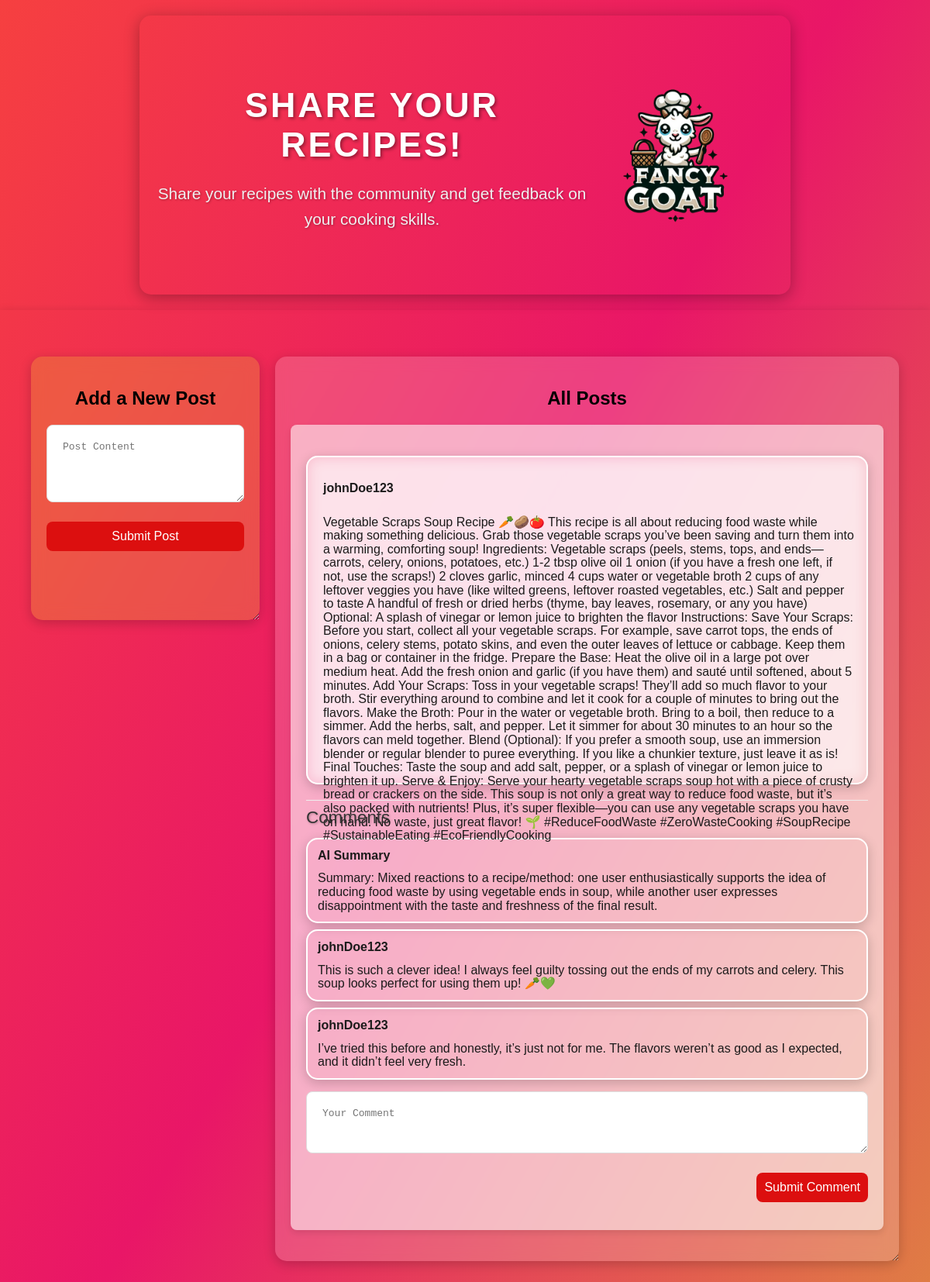
The app's page /community with its own data.
### tables this page shows
CREATE TABLE post(creator,content,id);

CREATE TABLE aisummary (id,content);

CREATE TABLE comment(id,creator,content);

### main.py (the view, shortened to what this page needs)
@app.route('/community',methods=['GET', 'POST'])
def community():
    conn = sqlite3.connect('user.db')
    conn.row_factory = sqlite3.Row
    cursor = conn.cursor()
    cursor.execute('SELECT * FROM post')
    posts = cursor.fetchall()
    comments = {}
    summaries = {}
    for post in posts:
        cursor.execute('SELECT * FROM comment WHERE id = ?', (post['id'],))
        comments[post["id"]] = cursor.fetchall()
        cursor.execute('SELECT content FROM aisummary WHERE id = ?', (post['id'],))
        summaries[post["id"]] = cursor.fetchone()
    conn.close()
    return render_template("community.html",posts=posts,comments=comments,summaries=summaries)

### templates/community.html (shortened to what this page needs)
<html lang="en">
<head>
  <link rel="stylesheet" href="static/community.css">
</head>
<body>
  <header>
    <div class="header-content">
      <div class="text-content">
        <h1>Share your recipes!</h1>
        <h3>Share your recipes with the community and get feedback on your cooking skills.</h3>
      </div>
      <div class="image-container">
        <a href="http://127.0.0.1:5000">
        <img src="static/logo.png" alt="">
      </a>
      </div>
    </div>
  </header>
  <main>
    <div class="card-container">
      <section class="transparent-card small">
        <h2>Add a New Post</h2>
        <form method="POST">
          <textarea name="content" placeholder="Post Content" required></textarea>
          <button type="submit">Submit Post</button>
        </form>
      </section>
      <div class="transparent-card big">
        <h2>All Posts</h2>
        {% for post in posts %}
        <div class="post">
          <div class="single-post">
          <p class="post-creator">{{ post['creator'] }}</h5>
          <p>{{ post['content'] }}</p>
          </div>
          <div class="comments">
            <h3>Comments</h3>
            <div class="single-comment">
              <p class="comment-user">AI Summary</h5>
              <p>{{ summaries[post['id']]['content'] }}</p>
              </div>
            {% for comment in comments[post['id']] %}
            <div class="single-comment">
            <p class="comment-user">{{ comment['creator'] }}</h5>
            <p>{{ comment['content'] }}</p>
            </div>
            {% endfor %}
            <form method="POST">
              <textarea name="comment_content" placeholder="Your Comment" required></textarea>
              <button type="submit">Submit Comment</button>
            </form>
          </div>
        </div>
        {% endfor %}
      </div>
    </div>
  </main>
</body>
</html>

### static/community.css (style rules this page uses)
body { margin: 0; padding: 0; font-family: Arial, sans-serif; background: rgb(246,64,64); background: linear-gradient(120deg, rgba(246,64,64,1) 0%, rgba(233,22,103,1) 50%, rgba(223,126,68,1) 100%); }
.card-container { display: flex; gap: 20px; padding: 20px; justify-content: center; flex-wrap: wrap; }
.transparent-card { background: rgba(255, 255, 255, 0.18); border-radius: 15px; padding: 20px; margin: 20px auto; max-width: 800px; box-shadow: 0 4px 15px rgba(0, 0, 0, 0.2); backdrop-filter: blur(10px); resize: both; overflow: auto; }
.big { flex: 3; min-width: 600px; max-width: 800px; }
.small { flex: 1; min-width: 200px; max-width: 300px; max-height: 300px; background: rgba(229, 189, 46, 0.283); }
header { text-align: center; padding: 60px 20px; background: ff; color: #fff; border-radius: 15px; box-shadow: 0 4px 20px rgba(0, 0, 0, 0.3); margin: 20px auto; max-width: 800px; overflow: hidden; position: relative; display: flex; justify-content: space-between; align-items: center; }
.header-content { display: flex; justify-content: space-between; align-items: center; width: 100%; }
.text-content { flex: 1; }
h1 { font-size: 2.8em; font-weight: 800; margin-bottom: 15px; text-transform: uppercase; letter-spacing: 3px; text-shadow: 2px 2px 4px rgba(0, 0, 0, 0.4); position: relative; z-index: 1; }
h3 { font-size: 1.3em; font-weight: 300; line-height: 1.6; color: #f0f0f0; text-shadow: 1px 1px 3px rgba(0, 0, 0, 0.3); position: relative; z-index: 1; }
main { padding: 20px; margin-top: 20px; box-shadow: 0 0 10px rgba(0, 0, 0, 0.1); position: relative; text-align: center; overflow: hidden; }
form { display: flex; flex-direction: column; gap: 25px; }
textarea { width: 100%; padding: 20px; border: 1px solid #ddd; border-radius: 8px; font-size: 1em; resize: vertical; min-height: 100px; text-align: left; }
button { padding: 10px 10px; background-color: #dc0f0f; color: #fff; border: none; border-radius: 8px; font-size: 1em; cursor: pointer; transition: background-color 0.3s ease; }
.post { background: rgba(255, 255, 255, 0.564); border-radius: 8px; padding: 20px; margin-bottom: 20px; box-shadow: 0 4px 8px rgba(0, 0, 0, 0.1); }
.single-post { background: rgba(245, 241, 241, 0); border: 2px solid white; border-radius: 15px; padding: 10px; margin: 20px auto; max-width: 800px; max-height: 400px; box-shadow: 0 4px 15px rgba(0, 0, 0, 0.2); backdrop-filter: blur(10px); }
.post p { font-size: 1.0em; color: #1c1b1b; line-height: 1.1; text-align: left; padding: 5px; padding-left: 10px; }
.post-creator { font-size: 1.3em; font-weight: bold; color: #171313; line-height: 1.1; text-align: left; padding-left: 15px; }
.comments { margin-top: 2px; padding-top: 2px; border-top: 1px solid #eee; text-align: left; }
.comments h3 { font-size: 1.4em; color: #333; margin-bottom: 2px; margin-top: 2px; }
.single-comment { background: rgba(255, 255, 255, 0); border: 2px solid white; border-radius: 15px; padding: 5px; margin: 8px auto; max-width: 800px; max-height: 100px; box-shadow: 0 4px 15px rgba(0, 0, 0, 0.2); }
.comment-user { font-size: 1.1em; font-weight: bold; color: #171313; line-height: 0.5; text-align: left; margin-block: 2px; padding-block: 2px; }
.comments p { font-size: 1em; color: #1c1b1b; text-align: left; padding-left: 8px; margin-block: 2px; }
.comments form { margin-top: 15px; text-align: left; }
.comments textarea { min-height: 80px; }
.comments button { background-color: #dc0f0f; text-align: right; max-width: 150px; margin-left: auto; }
.image-container { width: 200px; padding: 10px; text-align: left; margin-right: 20px; }
img { max-width: 100%; height: auto; border-radius: 10px; }

### records on screen
post: creator "johnDoe123", content "Vegetable Scraps Soup Recipe 🥕🥔🍅 This recipe is all about reducing food waste while making something delicious. Grab those vegetable scraps you’ve been saving and turn them into a warming, comforting soup! Ingredients: Vegetable scraps (peels, stems, tops, and ends—carrots, celery, onions, potatoes, etc.) 1-2 tbsp olive oil 1 onion (if you have a fresh one left, if not, use the scraps!) 2 cloves garlic, minced 4 cups water or vegetable broth 2 cups of any leftover veggies you have (like wilted greens, leftover roasted vegetables, etc.) Salt and pepper to taste A handful of fresh or dried herbs (thyme, bay leaves, rosemary, or any you have) Optional: A splash of vinegar or lemon juice to…"
aisummary: content "Summary: Mixed reactions to a recipe/method: one user enthusiastically supports the idea of reducing food waste by using vegetable ends in soup, while another user expresses disappointment with the taste and freshness of the final result."
comment: creator "johnDoe123", content "This is such a clever idea! I always feel guilty tossing out the ends of my carrots and celery. This soup looks perfect for using them up! 🥕💚"
comment: creator "johnDoe123", content "I’ve tried this before and honestly, it’s just not for me. The flavors weren’t as good as I expected, and it didn’t feel very fresh."
